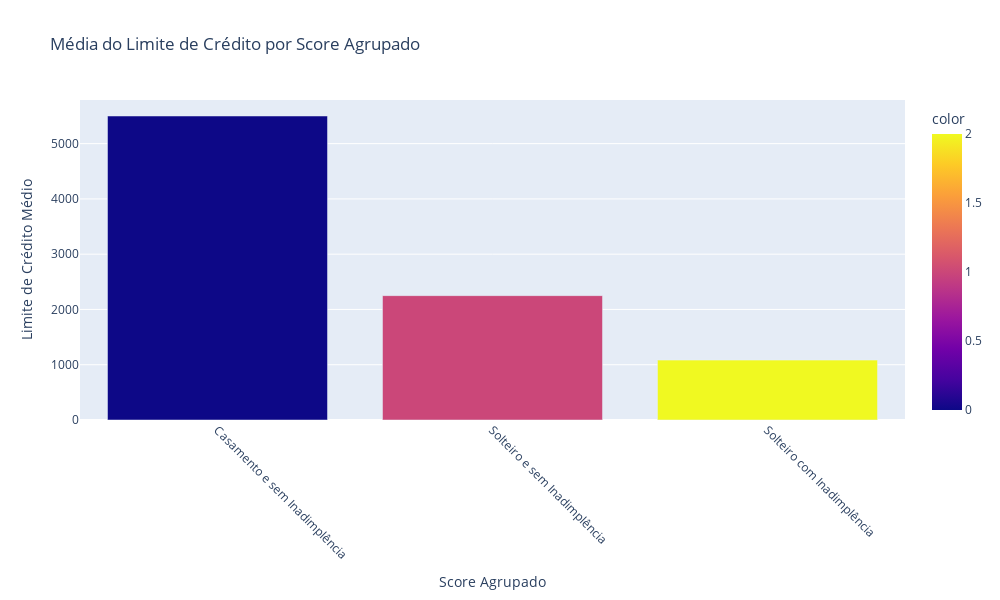

Notebook source saved alongside this figure:
### Markdown cell above
# RELAÇÃO ENTRE ESTADO CIVIL, HISTÓRICO DE INADIMPLÊNCIA E LIMITE DE CRÉDITO

* Agrupamento de Estado Civil e Histórico de Inadimplência:
    
* Agrupamento: Soma dos dois critérios (Estado Civil + Histórico de Inadimplência)
    
* Exemplo: Solteiro com inadimplência resulta em um score de 2.
    
* Objetivo: Mostrar que pessoas com esses dois requisitos (Solteiro + Inadimplência) tendem a ter limites de crédito menores.
    
# Análise e Conclusão:
  * Os grupos com Score 2 (Solteiro e Inadimplente) apresentam a menor média de Limite de Crédito.
  * Grupos com Score 0 (Casado e Não Inadimplente) e Score 1 (Solteiro e Não Inadimplente) tendem a ter limites maiores.
  * Isso reflete a influência de Estado Civil e Histórico de Inadimplência na concessão de crédito.

### Code cell
df['Limite_Credito'] = pd.to_numeric(df['Limite_Credito'], errors='coerce')

# Convertendo Estado_Civil para numérico
df['Estado_Civil_Num'] = df['Estado_Civil'].fillna('Casado').map({'Casamento': 0, 'Solteiro': 1})

# Convertendo a coluna Historico_Inadimplencia para numérico
df['Historico_Inadimplencia'] = pd.to_numeric(df['Historico_Inadimplencia'], errors='coerce')

# Criando a coluna Score_Agrupado
df['Score_Agrupado'] = df['Estado_Civil_Num'] + df['Historico_Inadimplencia']



# Supondo que você já tenha calculado a média por Score Agrupado:
# média de limite de crédito por Score Agrupado
media_score_por_agrupado = df.groupby('Score_Agrupado')['Limite_Credito'].mean()



# Ordenar o Score Agrupado por rótulos legíveis
score_agrupado_desc = {0: 'Casamento e sem Inadimplência',
                       1: 'Solteiro e sem Inadimplência',
                       2: 'Solteiro com Inadimplência'}

fig = px.bar(x=[score_agrupado_desc[x] for x in media_score_por_agrupado.index], 
             y=media_score_por_agrupado.values, 
             title='Média do Limite de Crédito por Score Agrupado',
             labels={'x': 'Score Agrupado', 'y': 'Limite de Crédito Médio'},
             color=media_score_por_agrupado.index,
             width=1000,  # Define a largura do gráfico em pixels
             height=600,
             color_discrete_map={0: 'blue', 1: 'orange', 2: 'red'})
fig.update_layout(xaxis_tickangle=45)  # Ajusta o ângulo dos rótulos no eixo X
fig.show()

### Figure 1 — Plotly figure (JSON) as saved in the notebook; plotly's stock layout.template omitted (floating-point values rounded to 4 significant figures)
{"data": [{"alignmentgroup": "True", "hovertemplate": "Score Agrupado=%{x}<br>Limite de Crédito Médio=%{y}<br>color=%{marker.color}<extra></extra>", "legendgroup": "", "marker": {"color": [0, 1, 2], "coloraxis": "coloraxis", "pattern": {"shape": ""}}, "name": "", "offsetgroup": "", "orientation": "v", "showlegend": false, "textposition": "auto", "type": "bar", "x": ["Casamento e sem Inadimplência", "Solteiro e sem Inadimplência", "Solteiro com Inadimplência"], "xaxis": "x", "y": [5500, 2250, 1083.0], "yaxis": "y"}], "layout": {"barmode": "relative", "coloraxis": {"colorbar": {"title": {"text": "color"}}, "colorscale": [[0, "#0d0887"], [0.1111, "#46039f"], [0.2222, "#7201a8"], [0.3333, "#9c179e"], [0.4444, "#bd3786"], [0.5556, "#d8576b"], [0.6667, "#ed7953"], [0.7778, "#fb9f3a"], [0.8889, "#fdca26"], [1, "#f0f921"]]}, "height": 600, "legend": {"tracegroupgap": 0}, "title": {"text": "Média do Limite de Crédito por Score Agrupado"}, "width": 1000, "xaxis": {"anchor": "y", "autorange": true, "domain": [0, 1], "range": [-0.5, 2.5], "tickangle": 45, "title": {"text": "Score Agrupado"}, "type": "category"}, "yaxis": {"anchor": "x", "autorange": true, "domain": [0, 1], "range": [0, 5789.0], "title": {"text": "Limite de Crédito Médio"}, "type": "linear"}}}
